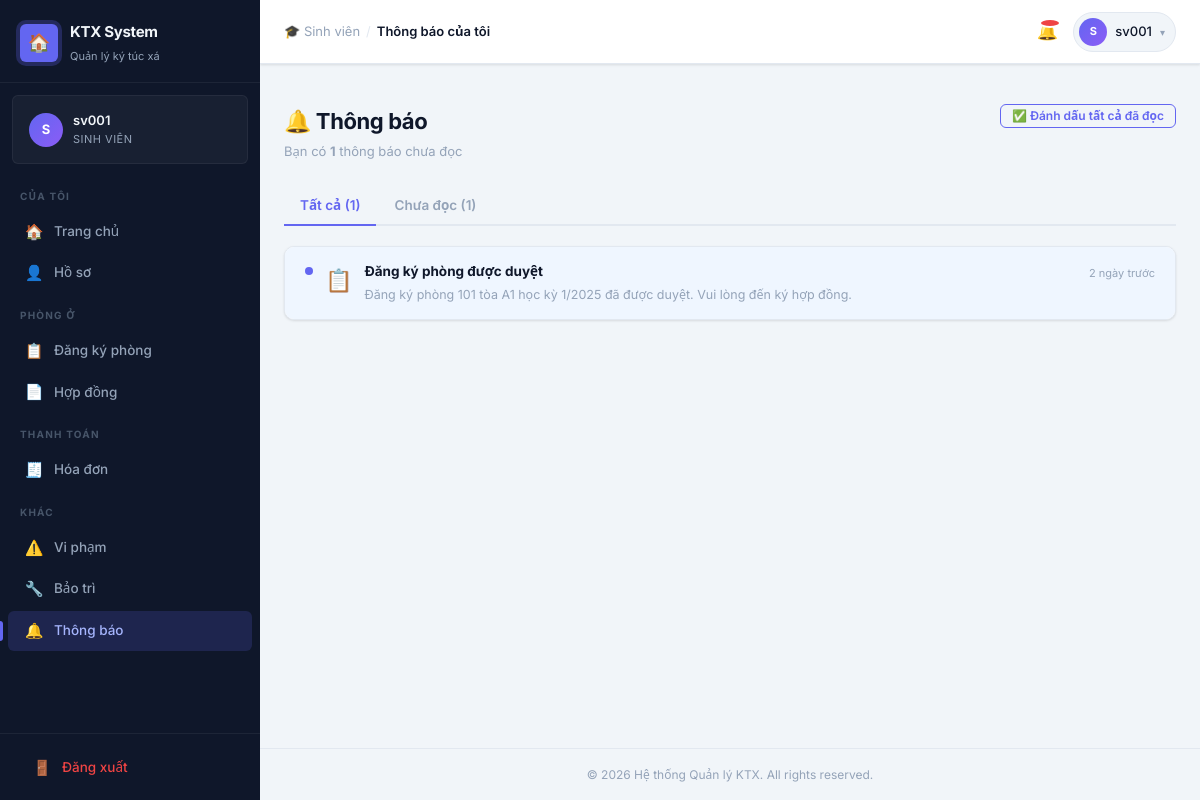
The page /public/student/notifications (signed in) on the database its author committed.
### tables this page shows
CREATE TABLE `notifications` (
  `id`       INT UNSIGNED  NOT NULL AUTO_INCREMENT,
  `user_id`  INT UNSIGNED  NOT NULL,
  `title`    VARCHAR(200)  NOT NULL,
  `message`  TEXT          NOT NULL,
  `type`     ENUM('registration','contract','invoice',
                  'violation','maintenance','system')
             NOT NULL DEFAULT 'system',
  `is_read`  TINYINT(1)    NOT NULL DEFAULT 0,
  `sent_at`  DATETIME      NOT NULL DEFAULT CURRENT_TIMESTAMP,
  `read_at`  DATETIME      NULL DEFAULT NULL,
  PRIMARY KEY (`id`),
  KEY `idx_notif_user`    (`user_id`),
  KEY `idx_notif_is_read` (`is_read`),
  KEY `idx_notif_type`    (`type`),
  CONSTRAINT `fk_notif_user`
    FOREIGN KEY (`user_id`) REFERENCES `users`(`id`)
    ON UPDATE CASCADE ON DELETE CASCADE
);

### app/core/BaseController.php (called while the page is built, shortened)
<?php
require_once __DIR__ . '/Database.php';
abstract class BaseController
{
    protected string $viewPath   = __DIR__ . '/../views';
    public function __construct()
    {
        $this->db = Database::getInstance();
    }
    protected function view(
        string       $view,
        array        $data   = [],
        string|false $layout = null
    ): void {
        $viewFile = $this->viewPath . '/' . str_replace('.', '/', $view) . '.php';
        $data['_flash']     = $this->getFlash();
        $data['_auth']      = $this->auth();
        $data['_old']       = $_SESSION['_old_input'] ?? [];
        $flatErrors = [];
        $data['_errors']    = $flatErrors;
        $data['_csrfToken'] = $this->csrfToken();
        extract($data, EXTR_SKIP);
        require $viewFile;
    }
    private function getFlash(): array
    {
        $flash = $_SESSION['_flash'] ?? [];
        return $flash;
    }
    protected function auth(?string $key = null): mixed
    {
        $user = $_SESSION['_auth_user'] ?? null;
        if ($key === null) return $user;
        return $user[$key] ?? null;
    }
    protected function csrfToken(): string
    {
        return $_SESSION['_csrf_token'];
    }
}

### app/controllers/NotificationController.php (called while the page is built, shortened)
<?php
require_once __DIR__ . '/../core/BaseController.php';
class NotificationController extends BaseController
{
    public function index(array $params = []): void
    {
        $userId = $this->auth('id');
        $notifications = $this->db->select("
            SELECT * FROM notifications
            WHERE user_id = ?
            ORDER BY sent_at DESC
        ", [$userId]);
        $this->view('student/notifications/index', [
            'title'         => 'Thông báo của tôi',
            'notifications' => $notifications
        ]);
    }
}

### middleware/Middleware.php (called while the page is built, shortened)
<?php
class AuthMiddleware
{
    public function handle(callable $next): void
    {
        $next();
    }
}

### public/index.php (called while the page is built, shortened)
<?php
require_once BASE_PATH . '/app/core/Database.php';
require_once BASE_PATH . '/app/core/BaseController.php';
require_once BASE_PATH . '/app/core/Router.php';
require_once BASE_PATH . '/middleware/Middleware.php';
try {
    Router::getInstance()->dispatch();
} catch (DatabaseException $e) {
    http_response_code(500);
    error_log('[FATAL] ' . $e->getMessage());
    if (str_contains($_SERVER['HTTP_ACCEPT'] ?? '', 'application/json')) {
        header('Content-Type: application/json');
        echo json_encode(['success' => false, 'message' => 'Lỗi máy chủ. Vui lòng thử lại.']);
    } else {
        require BASE_PATH . '/app/views/errors/500.php';
    }
} catch (\Throwable $e) {
    http_response_code(500);
    error_log('[FATAL] ' . $e->getMessage() . ' in ' . $e->getFile() . ':' . $e->getLine());
    if (defined('APP_DEBUG') && APP_DEBUG) {
        echo "<pre><strong>{$e->getMessage()}</strong>\n{$e->getTraceAsString()}</pre>";
    } else {
        require BASE_PATH . '/app/views/errors/500.php';
    }
}

### app/core/Database.php (called while the page is built, shortened)
<?php
class Database
{
    private static ?Database $instance = null;
    private PDO $pdo;
    private array $stmtCache = [];
    private function __construct()
    {
        $dsn = sprintf(
            'mysql:host=%s;port=%s;dbname=%s;charset=%s',
            DB_HOST,
            DB_PORT,
            DB_NAME,
            DB_CHARSET
        );
        $options = [
            PDO::ATTR_ERRMODE            => PDO::ERRMODE_EXCEPTION,
            PDO::ATTR_DEFAULT_FETCH_MODE => PDO::FETCH_ASSOC,
            PDO::ATTR_EMULATE_PREPARES   => false,
            PDO::ATTR_STRINGIFY_FETCHES  => false,
            PDO::ATTR_PERSISTENT         => false,
            PDO::MYSQL_ATTR_INIT_COMMAND => "SET NAMES utf8mb4 COLLATE utf8mb4_unicode_ci",
        ];
        try {
            $this->pdo = new PDO($dsn, DB_USER, DB_PASS, $options);
        } catch (PDOException $e) {
            throw new DatabaseException(
                APP_DEBUG
                    ? 'Kết nối database thất bại: ' . $e->getMessage()
                    : 'Không thể kết nối đến cơ sở dữ liệu. Vui lòng thử lại sau.',
                (int)$e->getCode(),
                $e
            );
        }
    }
    public static function getInstance(): static
    {
        if (static::$instance === null) {
            static::$instance = new static();
        }
        return static::$instance;
    }
    public function query(string $sql, array $params = []): PDOStatement
    {
        $startTime = microtime(true);
        try {
            $cacheKey = md5($sql);
            if (!isset($this->stmtCache[$cacheKey])) {
                $this->stmtCache[$cacheKey] = $this->pdo->prepare($sql);
            }
            $stmt = $this->stmtCache[$cacheKey];
            $stmt->execute($params);
            $elapsed = microtime(true) - $startTime;
            return $stmt;
        } catch (PDOException $e) {
            throw new DatabaseException(
                APP_DEBUG
                    ? "Query thất bại: {$e->getMessage()} | SQL: {$sql}"
                    : 'Lỗi truy vấn cơ sở dữ liệu.',
                (int)$e->getCode(),
                $e
            );
        }
    }
    public function select(string $sql, array $params = []): array
    {
        return $this->query($sql, $params)->fetchAll();
    }
}

### app/views/student/notifications/index.php (the view, shortened to what this page needs)
<?php
$unreadCount = 0;
foreach ($notifications ?? [] as $n) {
    if (!($n['is_read'] ?? false)) $unreadCount++;
}
function notifTypeIcon(string $type): string {
    return match($type) {
        'registration' => '📋',
        'contract'     => '📄',
        'invoice'      => '🧾',
        'violation'    => '⚠️',
        'maintenance'  => '🔧',
        'system'       => '⚙️',
        default        => '🔔',
    };
}
?>
<div class="page-header">
  <div>
    <h1 class="page-title">🔔 Thông báo</h1>
    <p class="page-subtitle">
      <?php if ($unreadCount > 0): ?>
        Bạn có <strong><?= $unreadCount ?></strong> thông báo chưa đọc
      <?php else: ?>
        Tất cả thông báo đã được đọc
      <?php endif; ?>
    </p>
  </div>
  <?php if ($unreadCount > 0): ?>
    <div class="page-actions">
      <button class="btn btn-outline btn-sm" id="btnMarkAllRead">
        ✅ Đánh dấu tất cả đã đọc
      </button>
    </div>
  <?php endif; ?>
</div>
<div class="tabs" id="notifTabs">
  <button class="tab-link active" data-filter="all">Tất cả (<?= count($notifications ?? []) ?>)</button>
  <button class="tab-link" data-filter="unread">Chưa đọc (<?= $unreadCount ?>)</button>
</div>
<?php if (empty($notifications)): ?>
  <div class="card">
    <div class="empty-state">
      <div class="empty-icon">🔔</div>
      <h3 class="empty-title">Chưa có thông báo nào</h3>
      <p class="empty-msg">Bạn sẽ nhận được thông báo khi có cập nhật về đăng ký phòng, hóa đơn, và các sự kiện khác.</p>
    </div>
  </div>
<?php else: ?>
  <div class="card" style="overflow:hidden">
    <div class="notif-list" id="notifList">
      <?php foreach ($notifications as $notif): ?>
        <?php $isUnread = !(bool)($notif['is_read'] ?? false); ?>
        <div class="notif-item <?= $isUnread ? 'unread' : '' ?>"
             data-id="<?= (int)($notif['id'] ?? 0) ?>"
             data-read="<?= $isUnread ? '0' : '1' ?>"
             onclick="markRead(this)">
          <div class="notif-dot"></div>
          <div style="font-size:22px;flex-shrink:0;margin-top:2px">
            <?= notifTypeIcon($notif['type'] ?? 'system') ?>
          </div>
          <div class="notif-body">
            <div class="notif-title" style="<?= $isUnread ? 'font-weight:700' : '' ?>">
              <?= htmlspecialchars($notif['title'] ?? '') ?>
            </div>
            <div class="notif-msg"><?= htmlspecialchars($notif['message'] ?? '') ?></div>
          </div>
          <div class="notif-time">
            <?php
              $sent = $notif['sent_at'] ?? null;
              if ($sent) {
                  $ts   = strtotime($sent);
                  $diff = time() - $ts;
                  if ($diff < 3600)       echo round($diff / 60) . ' phút trước';
                  elseif ($diff < 86400)  echo round($diff / 3600) . ' giờ trước';
                  elseif ($diff < 604800) echo round($diff / 86400) . ' ngày trước';
                  else                    echo date('d/m/Y', $ts);
              }
            ?>
          </div>
        </div>
      <?php endforeach; ?>
    </div>
  </div>
<?php endif; ?>

### app/core/Router.php (shortened to what this page needs)
<?php
class Router
{
    private array $routes = [];
    private array $groupStack = [];
    private int $lastIndex = -1;
    public function name(string $name): static
    {
        if ($this->lastIndex >= 0) {
            $this->routes[$this->lastIndex]['name'] = $name;
        }
        return $this;
    }
    public function middleware(string|array $middleware): static
    {
        if ($this->lastIndex >= 0) {
            $existing = $this->routes[$this->lastIndex]['middleware'];
            $add      = (array)$middleware;
            $this->routes[$this->lastIndex]['middleware'] = array_unique([...$existing, ...$add]);
        }
        return $this;
    }
    public function where(string $param, string $regex): static
    {
        if ($this->lastIndex >= 0) {
            $this->routes[$this->lastIndex]['constraints'][$param] = $regex;
        }
        return $this;
    }
    public function group(string $prefix, callable $callback, array $middleware = []): static
    {
        $parentPrefix     = $this->currentGroupPrefix();
        $parentMiddleware = $this->currentGroupMiddleware();
        $this->groupStack[] = [
            'prefix'     => $parentPrefix . $prefix,
            'middleware' => array_unique([...$parentMiddleware, ...$middleware]),
        ];
        array_pop($this->groupStack);
        return $this;
    }
    public function dispatch(): void
    {
        $method = $this->resolveMethod();
        $uri    = $this->resolveUri();
        foreach ($this->routes as $route) {
            if ($route['method'] !== $method) {
                continue;
            }
            $params = [];
            if (!$this->matchRoute($route, $uri, $params)) {
                continue;
            }
            $this->runMiddleware($route['middleware'], function () use ($route, $params) {
                $this->callHandler($route['handler'], $params);
            });
            return;
        }
    }
    private function addRoute(string $method, string $uri, string|callable $handler): static
    {
        $prefix     = $this->currentGroupPrefix();
        $middleware = $this->currentGroupMiddleware();
        $fullUri    = $prefix . ($uri === '/' ? '' : $uri) ?: '/';
        $this->routes[] = [
            'method'       => strtoupper($method),
            'original_uri' => $fullUri,
            'pattern'      => $this->buildPattern($fullUri),
            'param_names'  => $this->extractParamNames($fullUri),
            'handler'      => $handler,
            'middleware'   => $middleware,
            'name'         => null,
            'constraints'  => [],
        ];
        $this->lastIndex = count($this->routes) - 1;
        return $this;
    }
    private function buildPattern(string $uri): string
    {
        $pattern = preg_replace_callback(
            '/:([a-zA-Z_][a-zA-Z0-9_]*)/',
            fn($m) => '(?P<' . $m[1] . '>[^/]+)',
            $uri
        );
        return '#^' . $pattern . '$#u';
    }
    private function extractParamNames(string $uri): array
    {
        preg_match_all('/:([a-zA-Z_][a-zA-Z0-9_]*)/', $uri, $matches);
        return $matches[1];
    }
    private function matchRoute(array $route, string $uri, array &$params): bool
    {
        $pattern = $route['pattern'];
        foreach ($route['constraints'] as $param => $regex) {
            $pattern = str_replace(
                "(?P<{$param}>[^/]+)",
                "(?P<{$param}>{$regex})",
                $pattern
            );
        }
        if (!preg_match($pattern, $uri, $matches)) {
            return false;
        }
        return true;
    }
    private function callHandler(string|callable $handler, array $params): void
    {
        [$class, $method] = explode('@', $handler, 2);
        $controller = new $class();
        $controller->$method($params);
    }
    private function runMiddleware(array $middleware, callable $final): void
    {
        $pipeline = array_reduce(
            array_reverse($middleware),
            function (callable $carry, string $name): callable {
                return function () use ($name, $carry): void {
                    $mw = $this->resolveMiddleware($name);
                    $mw->handle($carry);
                };
            },
            $final
        );
        $pipeline();
    }
    private function resolveMiddleware(string $name): object
    {
        return new $class();
    }
    private function resolveMethod(): string
    {
        $method = strtoupper($_SERVER['REQUEST_METHOD'] ?? 'GET');
        return $method;
    }
    private function resolveUri(): string
    {
        $uri = $_SERVER['REQUEST_URI'] ?? '/';
        $scriptDir = rtrim(dirname($_SERVER['SCRIPT_NAME']), '/\\');
        $rootDir   = rtrim(dirname($scriptDir), '/\\');
        if ($scriptDir !== '' && $scriptDir !== '/' && str_starts_with($uri, $scriptDir)) {
            $uri = substr($uri, strlen($scriptDir));
        } elseif ($rootDir !== '' && $rootDir !== '/' && $rootDir !== '\\' && str_starts_with($uri, $rootDir)) {
            $uri = substr($uri, strlen($rootDir));
        }
        return ('/' . trim(urldecode($uri), '/')) ?: '/';
    }
    private function currentGroupPrefix(): string
    {
        return empty($this->groupStack)
            ? ''
            : end($this->groupStack)['prefix'];
    }
    private function currentGroupMiddleware(): array
    {
        return empty($this->groupStack)
            ? []
            : end($this->groupStack)['middleware'];
    }
}

### rows shown on the page
notifications: type "📋", title "Đăng ký phòng được duyệt", message "Đăng ký phòng 101 tòa A1 học kỳ 1/2025 đã được duyệt. Vui lòng đến ký hợp đồng."

### other values the page prints
$icon "🏠 👤 📋 📄 🧾 ⚠️ 🔧 🔔"
$label "Trang chủ Hồ sơ Đăng ký phòng Hợp đồng Hóa đơn Vi phạm Bảo trì Thông báo"
$unreadCount "1"
count($notifications ?? []) "1"
